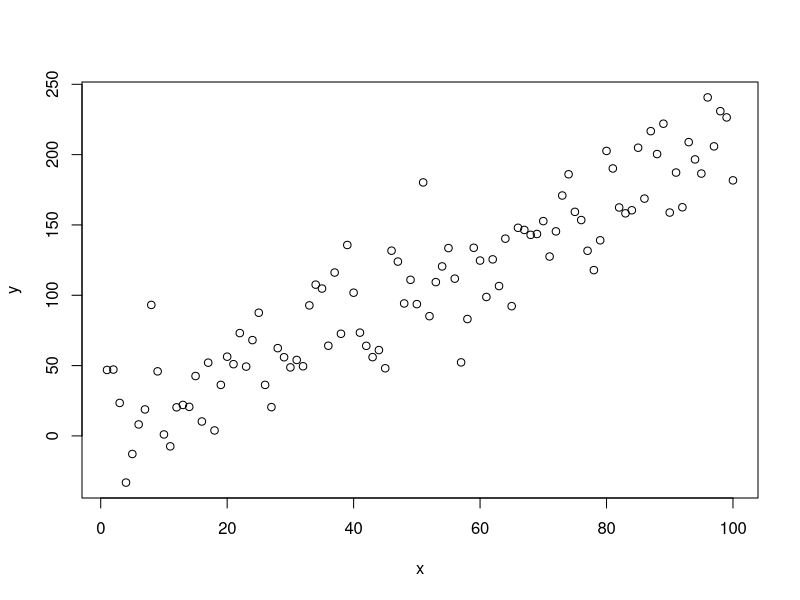
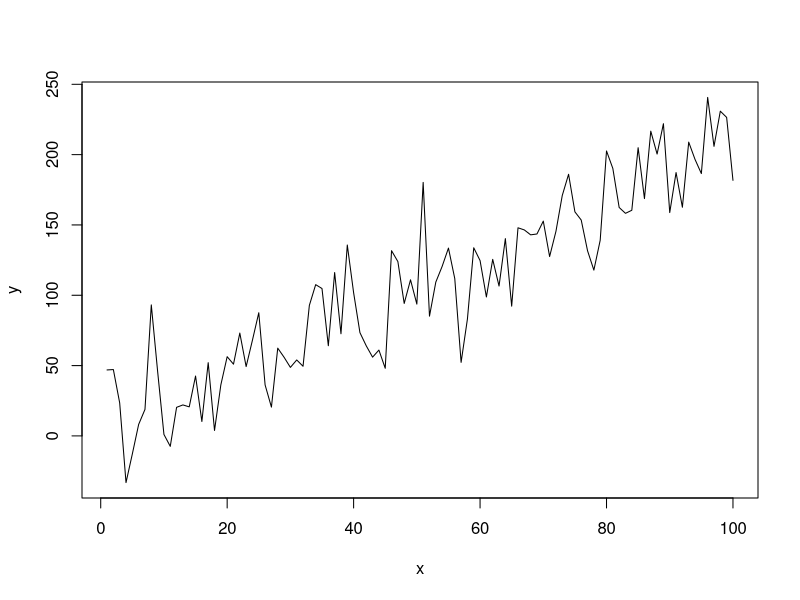
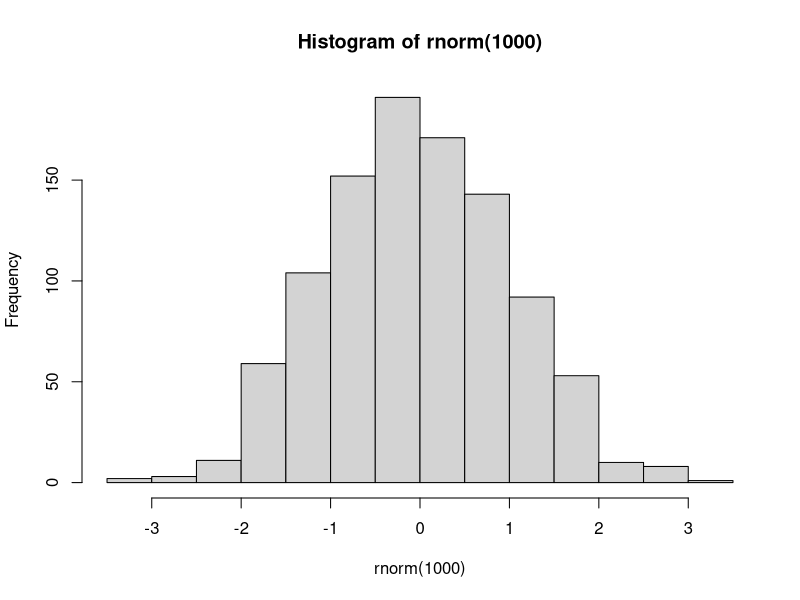
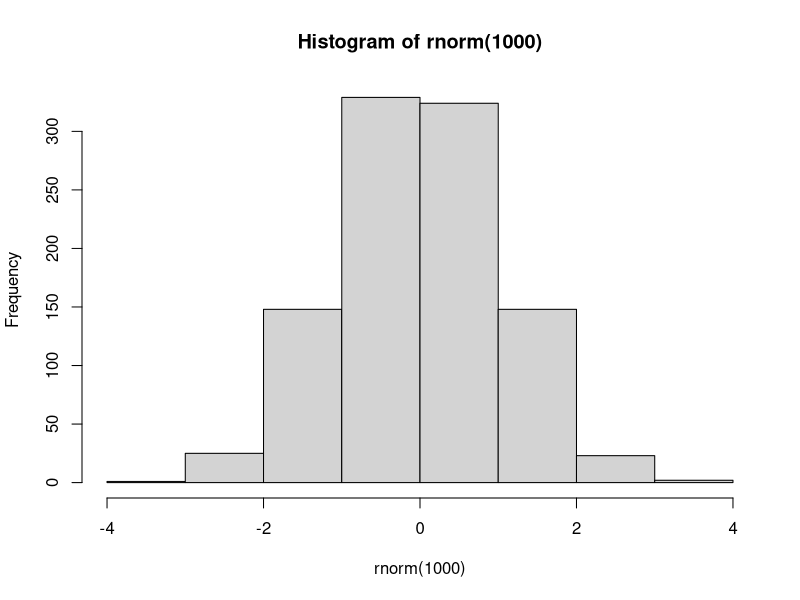
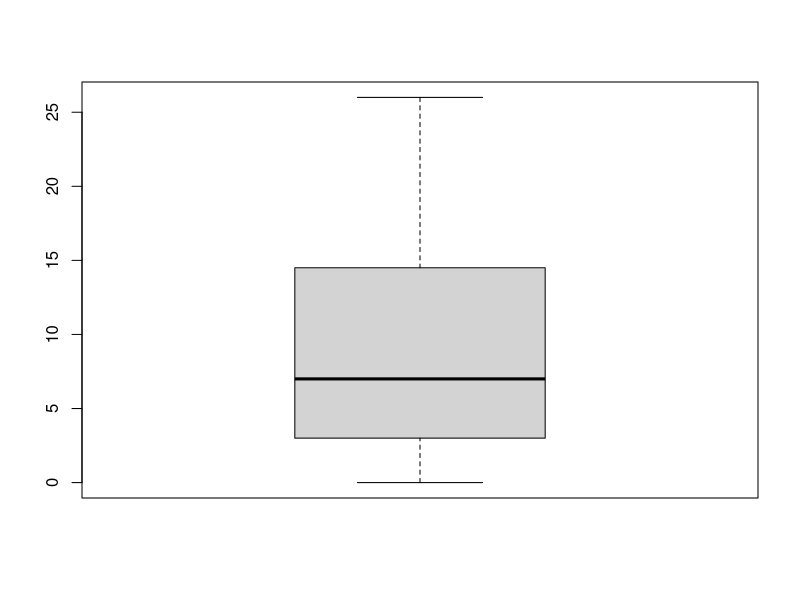
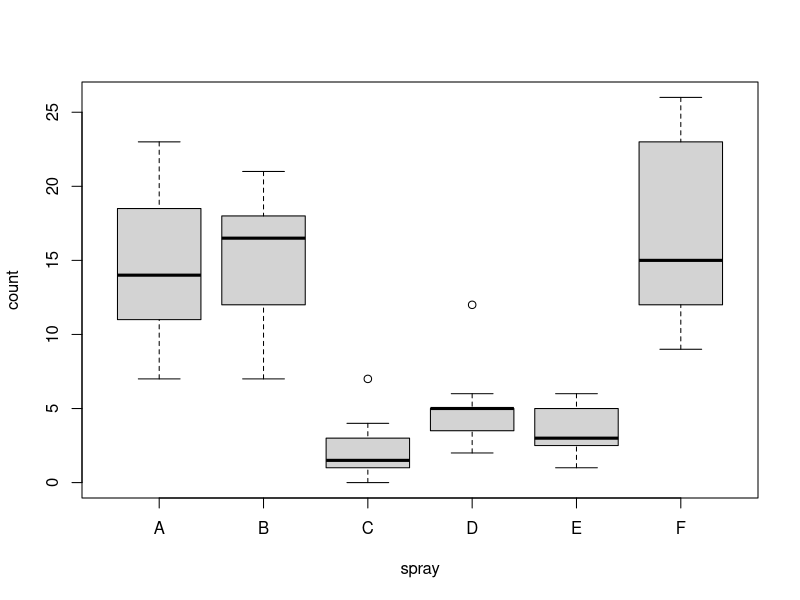
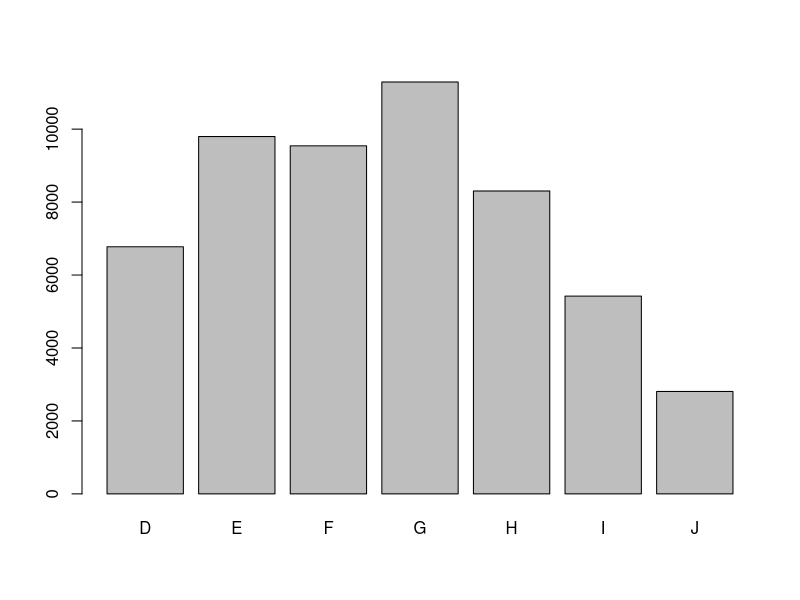
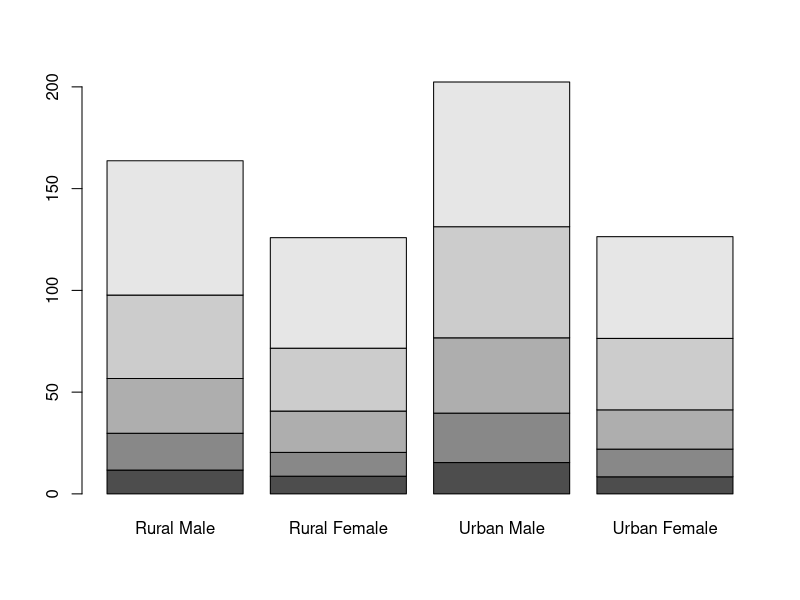

Recreate these plots in R, in order.
## ---- chunk 1
knitr::opts_chunk$set(echo = TRUE)
## ---- chunk 2
cat("Error in base::try(soma, TRUE) : object 'soma' not found\n")
## ---- chunk 3
TRUE + 1L + 1.1

as.numeric(TRUE)
as.numeric(FALSE)
## ---- chunk 4
round(5.634)
## ---- chunk 5
dado <- 1:6
round(mean(dado))      # Você pode usar funções como argumentos de outras funções.
## ---- chunk 6
soma <- function(x, y = 10) {          # Essa é a sintaxe para criar a 
  resposta <- x + y        
  return(f)
}
## ---- chunk 7
minha_lista <- list(x = c(1, 2, 3), y = c("a", "b", "c"))
as.data.frame(minha_lista)
## ---- chunk 8
x <- 2

if(x == 1) {         
  Sys.time()      # Devolve a data/hora no momento da execução.
}
## ---- chunk 9
x <- 1

if(x == 1) {         
  Sys.time()      # Devolve a data/hora no momento da execução.
}
## ---- chunk 10
if(x < 0) {
  
  sinal <- "negativo"
  
} else if(x == 0) {
  
  sinal <- "neutro"
  
} else if(x > 0) {
  
  sinal <- "positivo"
}

sinal
## ---- chunk 11
for(contador in 1:5){
  # várias coisas...
  resultado <- contador^3
  print(resultado)
}
## ---- chunk 12
for(i in c("a", "b", "c")) {
  print(i)
}
## ---- chunk 13
set.seed(1)
jogadas <- 0
coroa <- FALSE               # Número de jogadas até uma coroa (ou cara).

while(!coroa) {
  coroa <- runif(1) > 0.5
  jogadas <- jogadas + 1
}

jogadas
## ---- chunk 14
n <- 100
x <- 1:n
y <- 5 + 2 * x + rnorm(n, sd = 30)
plot(x, y)
## ---- chunk 15
plot(x, y, type = "l")
## ---- chunk 16
hist(rnorm(1000))   # A função rnorm() sorteia valores de uma dist. Normal.
## ---- chunk 17
hist(rnorm(1000), breaks = 6)
## ---- chunk 18
boxplot(InsectSprays$count, col = "lightgray")
## ---- chunk 19
boxplot(count ~ spray, data = InsectSprays, col = "lightgray")
## ---- chunk 20
data(diamonds, package = "ggplot2")
tabela <- table(diamonds$color)
barplot(tabela)
## ---- chunk 21
VADeaths
## ---- chunk 22
barplot(VADeaths)  # Usando agora uma tabela de dupla entrada
